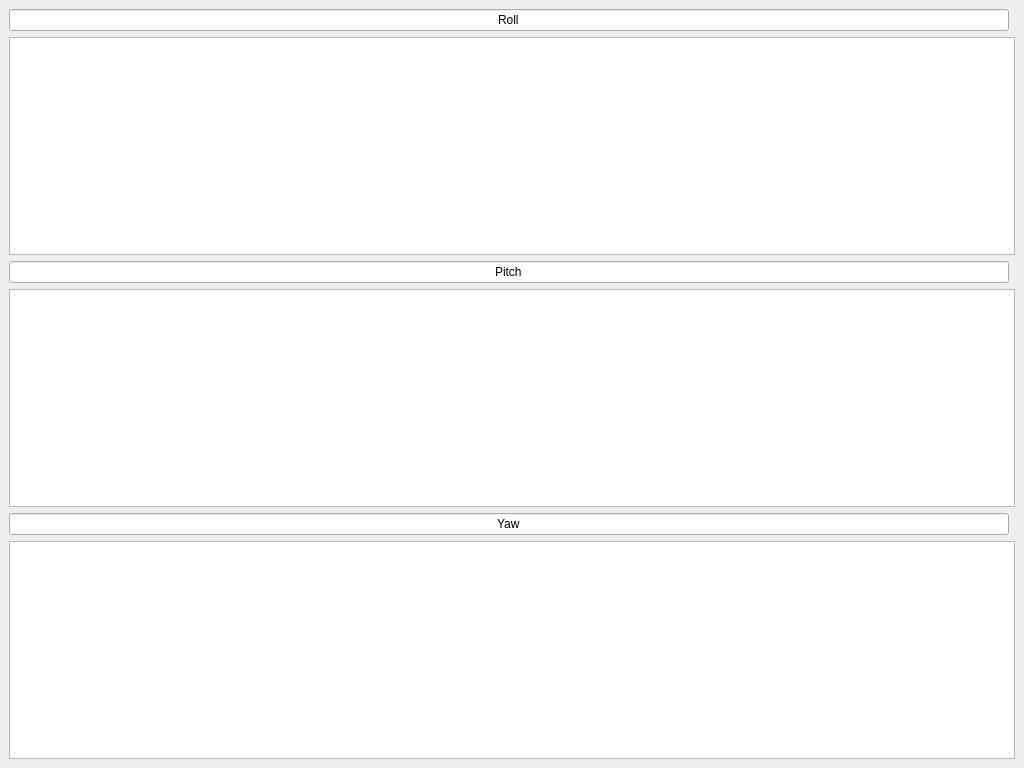
<?xml version="1.0" encoding="UTF-8"?>
<ui version="4.0">
 <class>mainWindow</class>
 <widget class="QMainWindow" name="mainWindow">
  <property name="geometry">
   <rect>
    <x>0</x>
    <y>0</y>
    <width>1024</width>
    <height>768</height>
   </rect>
  </property>
  <property name="windowTitle">
   <string>IMU Data - MPU 6050</string>
  </property>
  <widget class="QWidget" name="centralwidget">
   <layout class="QGridLayout" name="gridLayout_2">
    <item row="7" column="0" colspan="2">
     <widget class="PlotWidget" name="myplot_3"/>
    </item>
    <item row="3" column="0" colspan="2">
     <widget class="PlotWidget" name="myplot_1"/>
    </item>
    <item row="5" column="0" colspan="2">
     <widget class="PlotWidget" name="myplot_2"/>
    </item>
    <item row="6" column="0">
     <widget class="QLineEdit" name="lineEdit_3">
      <property name="text">
       <string>Yaw</string>
      </property>
      <property name="alignment">
       <set>Qt::AlignCenter</set>
      </property>
      <property name="readOnly">
       <bool>true</bool>
      </property>
     </widget>
    </item>
    <item row="0" column="0">
     <widget class="QLineEdit" name="lineEdit">
      <property name="text">
       <string>Roll</string>
      </property>
      <property name="alignment">
       <set>Qt::AlignCenter</set>
      </property>
      <property name="readOnly">
       <bool>true</bool>
      </property>
     </widget>
    </item>
    <item row="4" column="0">
     <widget class="QLineEdit" name="lineEdit_2">
      <property name="text">
       <string>Pitch</string>
      </property>
      <property name="alignment">
       <set>Qt::AlignCenter</set>
      </property>
      <property name="readOnly">
       <bool>true</bool>
      </property>
     </widget>
    </item>
   </layout>
  </widget>
 </widget>
 <customwidgets>
  <customwidget>
   <class>PlotWidget</class>
   <extends>QListWidget</extends>
   <header>pyqtgraph</header>
  </customwidget>
 </customwidgets>
 <resources/>
 <connections/>
</ui>
